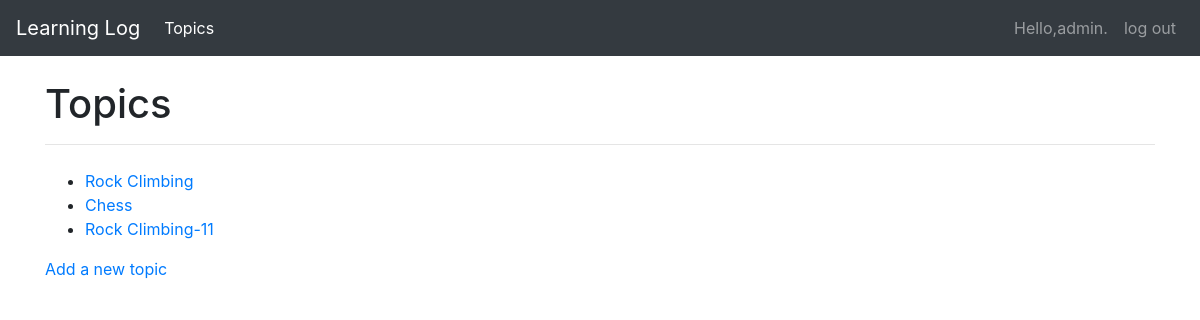
The page /topics/ (signed in) on the database its author committed.
### learning_logs/models.py (models this page shows)
class Topic(models.Model):
    text=models.CharField(max_length=200)
    date_added=models.DateTimeField(auto_now_add=True)
    owner = models.ForeignKey(User,on_delete=models.CASCADE)
    def __str__(self):
        return self.text

### learning_logs/views.py (the view)
# urls.py: url(r'^topics/$',views.topics,name='topics'),
@login_required
def topics(request):
    topics = Topic.objects.filter(owner=request.user).order_by('date_added')
    context={'topics':topics}
    return render(request,'learning_logs/topics.html',context)

### learning_logs/templates/learning_logs/topics.html
{% extends "learning_logs/base.html" %}
{%block header%}
<h1>Topics</h1>
{%endblock header%}
{% block content %}
<ul>
    {% for topic in  topics %}
    <li>
        <a href="{%url 'learning_logs:topic' topic.id%}">{{topic}}</a></li>
    {%empty%}
    <li>No topics have been added yet.</li>
    {%endfor%}
</ul>
<a href="{%url 'learning_logs:new_topic'%}">Add a new topic</a>
{% endblock content %}

### learning_logs/templates/learning_logs/base.html (shortened to what this page needs)
{% load bootstrap4 %}
<!DOCTYPE html>
<html lang="en">
<head>
    {% bootstrap_css %}
</head>
<body>
    <nav class="navbar navbar-expand-md navbar-dark bg-dark mb-4">
        <a class="navbar-brand" href="{%url 'learning_logs:index'%}">Learning Log</a>
        <div class="collapse navbar-collapse" id="navbarCollapse">
            <ul class="navbar-nav mr-auto">
                <li class="nav-item active">
                    <a class="nav-link" href="{%url 'learning_logs:topics'%}">Topics</a>
                </li>
            </ul>
            <ul class="navbar-nav justify-content-end">
                {%if user.is_authenticated%}
                <li class="nav-item"><a class="nav-link">Hello,{{user.username}}.</a></li>
                <li class="nav-item"><a class="nav-link" href="{%url 'users:logout' %}">log out</a></li>
                {%else%}
                <li class="nav-item"><a class="nav-link" href="{%url 'users:register'%}">register</a></li>
                <li class="nav-item"><a class="nav-link" href="{%url 'users:login'%}">log in</a></li>
                {%endif%}
            </ul>
        </div>
    </nav>
    <div role="main" class="container">
        <div class="page-header">
            {%block header%}{%endblock header%}
            <hr class="mb-4">
        </div>
        <div>{%block content%}{%endblock content%}</div>
    </div>
</body>
</html>

### rows shown on the page
Topic: text "Rock Climbing"
Topic: text "Chess"
Topic: text "Rock Climbing-11"

### other values the page prints
{{ user.username }} "admin"
